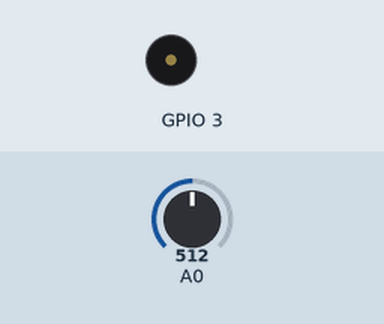
A sketch run on a simulated ESP8266 (NodeMCU). On the bench: buzzer (waves = sounding). Inputs (shaded band) come from the test bench; at power-on: A0 = 512. WiFi joins after 1.5 s; servers stay silent unless stated; what the sketch prints to the serial monitor is not drawn.

Above: at 18.9 s.
Timing chart, 0 to 20.4 s (numbered marks = the images above):
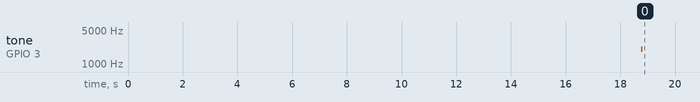

Measured:
- by itself, tone on GPIO 3: silent → 2000 Hz at 18.8 s, → silent 0.05 s later

The sketch:

wifi_biotech.ino
```cpp
#include <ESP8266WiFi.h>

//Using built in LED pin for demo
int val;
// Values from provided (eBay) code
float alpha = 0.75;
int period = 50;
float max1 = 0.0;
//---------------------------------------
int period1 = 50;

String apiWritekey = "B7T8NMOB6K0LNTOO"; // replace with your THINGSPEAK WRITEAPI key here
const char* ssid = "JioFi2_D1D9CA"; // your wifi SSID name
const char* password = "sacgi6p39t" ;// wifi pasword

const char* server = "api.thingspeak.com";
float resolution=3.3/1023;// 3.3 is the supply volt  & 1023 is max analog read value
WiFiClient client;

void setup() {
  Serial.begin(115200);
  WiFi.disconnect();
  delay(10);
  WiFi.begin(ssid, password);

  Serial.println();
  Serial.println();
  Serial.print("Connecting to ");
  Serial.println(ssid);

  WiFi.begin(ssid, password);

  while (WiFi.status() != WL_CONNECTED) {
    delay(500);
    Serial.print(".");
  }
  Serial.println("");
  Serial.print("NodeMcu connected to wifi...");
  Serial.println(ssid);
  Serial.println();
}
static int HRC()
{

  // Arbitrary initial value for the sensor value (0 - 1023)
  // too large and it takes a few seconds to 'lock on' to pulse
  static float oldValue = 500;

  // Time recording for BPM (beats per minute)
  static unsigned long bpmMills = millis();
  static int bpm = 0;

  // Keep track of when we had the the last pulse - ignore
  // further pulses if too soon (probably false reading)
  static unsigned long timeBetweenBeats = millis();
  int minDelayBetweenBeats = 400;

  // This is generic code provided with the board:
  // Read the sensor value (0 - 1023)
  int rawValue = analogRead((unsigned char) D3);

  // Some maths (USA: math) to determine whether we are detected a peak (pulse)
  float value = alpha * oldValue + (1 - alpha) * rawValue;
  float change = value - oldValue;
  oldValue = value;

  // if we find a new maximum value AND we haven't had a pulse lately
  if ((change >= max1) && (millis() > timeBetweenBeats + minDelayBetweenBeats)) {

    // Reset max every time we find a new peak
    max1 = change;

    // Flash LED and beep the buzzer
//    digitalWrite(ledPin, 1);
    tone(3, 2000, 50);

    // Reset the heart beat time values
    timeBetweenBeats = millis();
    bpm++;
  }
  else {
    // No pulse detected, ensure LED is off (may be off already)
    //digitalWrite(ledPin, 0);
  }
  // Slowly decay max for when sensor is moved around
  // but decay must be slower than time needed to hit
  // next pulse peak. Originally: 0.98
  max1 = max1 * 0.97;

  // Every 15 seconds extrapolate the pulse rate. Improvement would
  // be to average out BPM over last 60 seconds
  if (millis() >= bpmMills + 15000) {
                //myOLED.clrScr();
                //myOLED.print(" Heart Rate ", CENTER, 0);
                //myOLED.print("BPM (approx)  :", LEFT, 20);
    Serial.print("BPM (approx): ");
                bpm=bpm * 4;
    Serial.println(bpm);
    return bpm;
                //myOLED.printNumI(bpm, RIGHT, 20);
                //myOLED.update();
    bpm = 0;
    bpmMills = millis();
  }

  // Must delay here to give the value a chance to decay
  delay(period);
}

void loop() {
  float temp = (analogRead(A0) * resolution) * 100;
  float hrc = HRC();

  if (client.connect(server,80))
  {
    String tsData = apiWritekey;
           tsData +="&field1=";
           tsData += String(temp);
           tsData += "\r\n\r\n";

           String tsData1 = apiWritekey;
           tsData1 +="&field2=";
           tsData1 += String(hrc);
           tsData1 += "\r\n\r\n";

     client.print("POST /update HTTP/1.1\n");
     client.print("Host: api.thingspeak.com\n");
     client.print("Connection: close\n");
     client.print("X-THINGSPEAKAPIKEY: "+apiWritekey+"\n");
     client.print("Content-Type: application/x-www-form-urlencoded\n");
     client.print("Content-Length: ");
     client.print(tsData.length());
     client.print("\n\n");  // the 2 carriage returns indicate closing of Header fields & starting of data
     client.print(tsData);

     client.print(tsData1.length());
     client.print("\n\n");  // the 2 carriage returns indicate closing of Header fields & starting of data
     client.print(tsData1);
     Serial.print("HRC = ");
                Serial.print(tsData1);

                float mv = (temp/1024.0)*5000;
                float cel = mv/10;
                float farh = (cel*9)/5 + 32;

                //myOLED.print("TEMPRATURE", CENTER, 16);
                //myOLED.print("------------------------", CENTER, 24);
                Serial.print("TEMPRATURE = ");
                Serial.print(cel);
                //myOLED.printNumF(cel, 2, LEFT, 30);
                Serial.print("*C");
                //myOLED.print("(*C) Celsius", RIGHT, 30);
                Serial.println();
                delay(1000);

                Serial.print("TEMPRATURE = ");
                Serial.print(farh);
                //myOLED.printNumF(farh, 2, LEFT, 50);
                Serial.print("*F");
               // myOLED.print("(*F) Fahrenheit", RIGHT, 50);
               // myOLED.update();
                Serial.println();
                delay(1000);

    // Serial.print("Temperature: ");
    // Serial.print(temp);
     Serial.println("uploaded to Thingspeak server....");
  }
  client.stop();

  Serial.println("Waiting to upload next reading...");
  Serial.println();
  // thingspeak needs minimum 15 sec delay between updates
  delay(15000);
}
```
